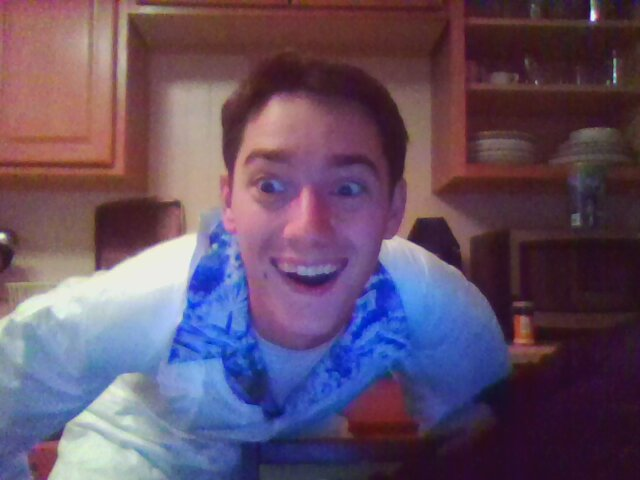
#> input picture detection/gus.jpg, 640 x 480 px
$ python detect_crop_trans.py gus.jpg   (Python 2 division)
#> lines starting #> are read from the running program, lines starting #| are printed output that depends on the picture
import cv2, sys
import numpy as np

if len(sys.argv) == 2:
    fileName = sys.argv[1]
    image = cv2.imread(fileName)
#> image is the input picture: shape (480, 640, 3); mean B, G, R 101.8, 79.7, 99.5
    grayImage = cv2.cvtColor(image, cv2.COLOR_BGR2GRAY)
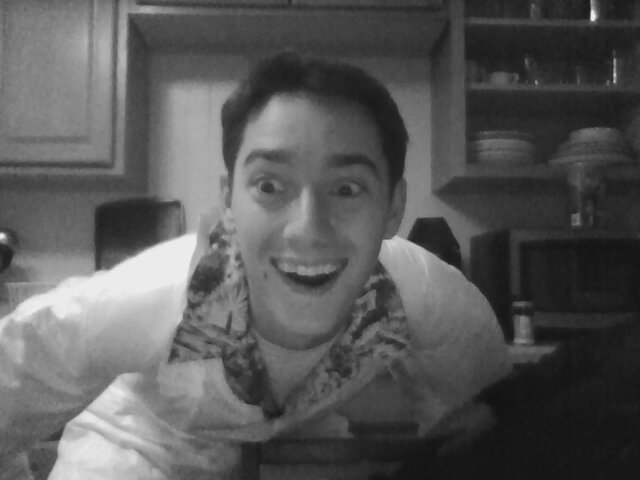
#> grayImage: shape (480, 640); min 18, max 243, mean 88.2

    faceClassifier = cv2.CascadeClassifier('/usr/share/opencv/haarcascades/haarcascade_frontalface_default.xml')
    eyeClassifier = cv2.CascadeClassifier('/usr/share/opencv/haarcascades/haarcascade_eye.xml')
    faces = faceClassifier.detectMultiScale(grayImage)
#> faces = [[201, 107, 212, 212]]

    print faces
#| [[201 107 212 212]]

    for x, y, w, h in faces:
        roi_gray = grayImage[y:y+h, x:x+w]
        roi_color = image[y:y+h, x:x+w]

        eyes = eyeClassifier.detectMultiScale(roi_gray)

        points = []

        for ex, ey, ew, eh in eyes:
            point = [ex + ew/2, ey]
            points.append(point)
            point = [ex + ew/2, ey + eh/2]
            points.append(point)

        if points[0][0] > points[2][0]:
            p3 = points[0]
            p4 = points[1]
            p1 = points[2]
            p2 = points[3]
            del points
            points = []
            points.append(p1)
            points.append(p2)
            points.append(p3)
            points.append(p4)

        x = points[1][0] + points[3][0]
        x /= 2
        y = points[1][1] + points[3][1]
        y /= 2

        y += 40

        points[2] = [x,y]

        pts1 = np.float32(points)
        pts2 = np.float32([[20, 28], [20, 38], [46, 80], [65, 38]])

        M = cv2.getPerspectiveTransform(pts1, pts2)

        dst = cv2.warpPerspective(roi_gray, M, (92, 112))

        cv2.imwrite('output.pgm', dst)
#> this loop made 1 pass
#> (x, y, w, h, eyes, pts1, pts2) on pass 1: (105, 120, 212, 212, [[42, 55, 48, 48], [121, 57, 49, 49]], [[66, 55], [66, 79], [105, 120], [145, 81]], [[20, 28], [20, 38], [46, 80], [65, 38]])
#> pass 1, `roi_gray = grayImage[y:y+h, x:x+w]`:
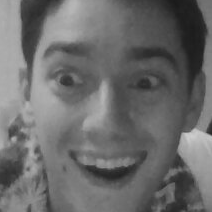
#> roi_gray: shape (212, 212); min 26, max 206, mean 107.1
#> pass 1, `roi_color = image[y:y+h, x:x+w]`:
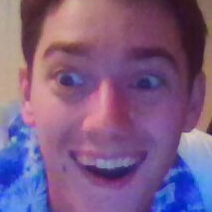
#> roi_color: shape (212, 212, 3); mean B, G, R 133.3, 93.1, 124.5
#> pass 1, `dst = cv2.warpPerspective(roi_gray, M, (92, 112))`:
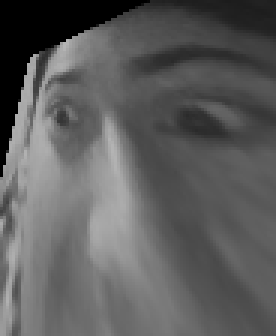
#> dst: shape (112, 92) (shown 3 times larger); min 0, max 181, mean 93.1
